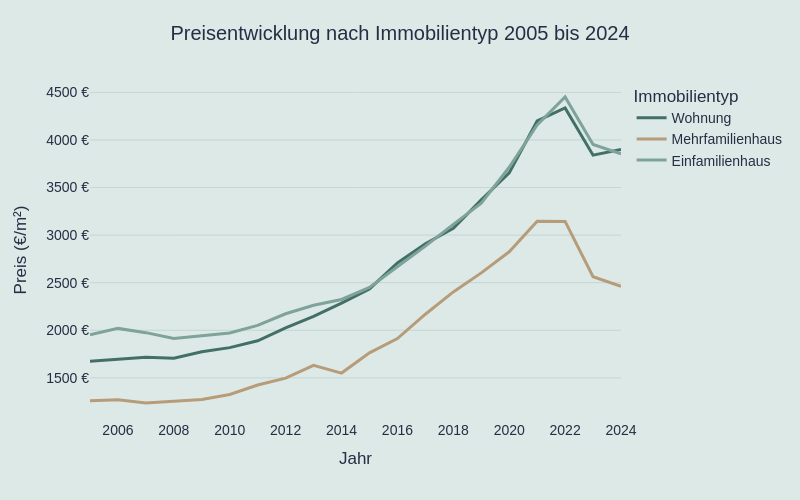

The code cell stored with this chart in its notebook:
### Code cell
# Preisentwicklung je Immobilientyp ueber die Zeit, praesentationsfertige Version
# Deutsche Bezeichnungen fuer die Legende anlegen
preis_typ_jahr["immobilientyp_de"] = preis_typ_jahr["property_type"].map({
    "apartment": "Wohnung",
    "single_family": "Einfamilienhaus",
    "multi_family": "Mehrfamilienhaus"
})

fig = px.line(preis_typ_jahr, x="year", y="price_m2", color="immobilientyp_de",
              title="Preisentwicklung nach Immobilientyp 2005 bis 2024",
              labels={"year": "Jahr", "price_m2": "Preis (€/m²)", "immobilientyp_de": "Immobilientyp"},
              color_discrete_map={"Wohnung": "#437066", "Einfamilienhaus": "#7FA399", "Mehrfamilienhaus": "#B79C7A"})

fig.update_traces(line_width=3)
fig.update_layout(
    plot_bgcolor="#DCE9E7",
    paper_bgcolor="#DCE9E7",
    width=800, height=500,
    title_x=0.5,
    font=dict(size=14, family="Arial", color="#272D45"),
    margin=dict(l=90, r=40, t=80, b=80),
    legend_title_text="Immobilientyp"
)
fig.update_xaxes(showgrid=False, color="#272D45", dtick=2)
fig.update_yaxes(showgrid=True, gridcolor="#C5D6D3", ticksuffix=" €", color="#272D45")
fig.show()

### Figure 1 — Plotly figure (JSON) as saved in the notebook; plotly's stock layout.template omitted (floating-point values rounded to 4 significant figures)
{"data": [{"hovertemplate": "Immobilientyp=Wohnung<br>Jahr=%{x}<br>Preis (€/m²)=%{y}<extra></extra>", "legendgroup": "Wohnung", "line": {"color": "#437066", "dash": "solid", "width": 3}, "marker": {"symbol": "circle"}, "mode": "lines", "name": "Wohnung", "orientation": "v", "showlegend": true, "type": "scatter", "x": [2005, 2006, 2007, 2008, 2009, 2010, 2011, 2012, 2013, 2014, 2015, 2016, 2017, 2018, 2019, 2020, 2021, 2022, 2023, 2024], "xaxis": "x", "y": [1675.0, 1692.0, 1716.0, 1707.0, 1774.0, 1818.0, 1890.0, 2025.0, 2146.0, 2286.0, 2435.0, 2707.0, 2910.0, 3071.0, 3370.0, 3654.0, 4200.0, 4337.0, 3840.0, 3899.0], "yaxis": "y"}, {"hovertemplate": "Immobilientyp=Mehrfamilienhaus<br>Jahr=%{x}<br>Preis (€/m²)=%{y}<extra></extra>", "legendgroup": "Mehrfamilienhaus", "line": {"color": "#B79C7A", "dash": "solid", "width": 3}, "marker": {"symbol": "circle"}, "mode": "lines", "name": "Mehrfamilienhaus", "orientation": "v", "showlegend": true, "type": "scatter", "x": [2005, 2006, 2007, 2008, 2009, 2010, 2011, 2012, 2013, 2014, 2015, 2016, 2017, 2018, 2019, 2020, 2021, 2022, 2023, 2024], "xaxis": "x", "y": [1258.0, 1271.0, 1236.0, 1250.0, 1271.0, 1325.0, 1425.0, 1496.0, 1632.0, 1550.0, 1762.0, 1912.0, 2169.0, 2403.0, 2603.0, 2825.0, 3147.0, 3144.0, 2562.0, 2462.0], "yaxis": "y"}, {"hovertemplate": "Immobilientyp=Einfamilienhaus<br>Jahr=%{x}<br>Preis (€/m²)=%{y}<extra></extra>", "legendgroup": "Einfamilienhaus", "line": {"color": "#7FA399", "dash": "solid", "width": 3}, "marker": {"symbol": "circle"}, "mode": "lines", "name": "Einfamilienhaus", "orientation": "v", "showlegend": true, "type": "scatter", "x": [2005, 2006, 2007, 2008, 2009, 2010, 2011, 2012, 2013, 2014, 2015, 2016, 2017, 2018, 2019, 2020, 2021, 2022, 2023, 2024], "xaxis": "x", "y": [1954.0, 2020.0, 1975.0, 1913.0, 1942.0, 1972.0, 2052.0, 2173.0, 2262.0, 2324.0, 2450.0, 2668.0, 2884.0, 3113.0, 3337.0, 3713.0, 4157.0, 4451.0, 3953.0, 3853.0], "yaxis": "y"}], "layout": {"font": {"color": "#272D45", "family": "Arial", "size": 14}, "height": 500, "legend": {"title": {"text": "Immobilientyp"}, "tracegroupgap": 0}, "margin": {"b": 80, "l": 90, "r": 40, "t": 80}, "paper_bgcolor": "#DCE9E7", "plot_bgcolor": "#DCE9E7", "title": {"text": "Preisentwicklung nach Immobilientyp 2005 bis 2024", "x": 0.5}, "width": 800, "xaxis": {"anchor": "y", "color": "#272D45", "domain": [0, 1], "dtick": 2, "showgrid": false, "title": {"text": "Jahr"}}, "yaxis": {"anchor": "x", "color": "#272D45", "domain": [0, 1], "gridcolor": "#C5D6D3", "showgrid": true, "ticksuffix": " €", "title": {"text": "Preis (€/m²)"}}}}
